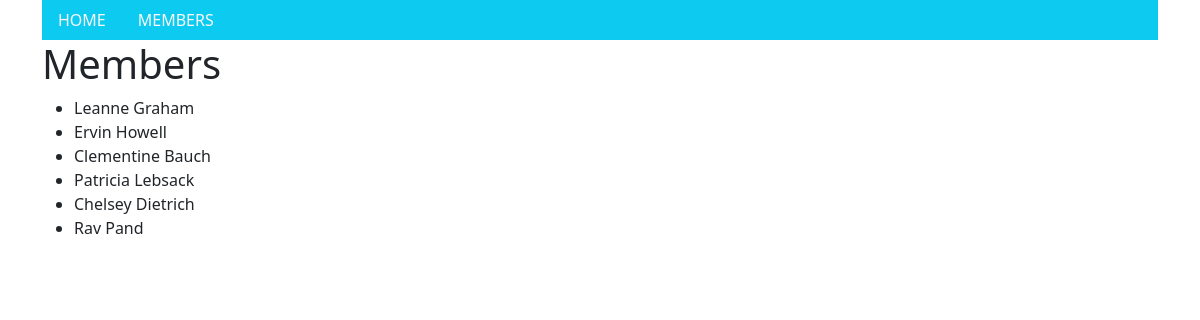
The page /members/ on the database its author committed.
### members/models.py (models this page shows, shortened)
class Member(models.Model):
    firstname = models.CharField(max_length=250)
    lastname = models.CharField(max_length=250)
    phone = models.IntegerField(null=True)
    joined_date = models.DateField(null=True)
    slug = models.SlugField(default="", null=False)

### members/views.py (the view)
# urls.py: path('members/', views.members, name='members'),
def members(request):
    mymembers = Member.objects.all().values()
    template = loader.get_template('all_members.html')
    context = {
        'mymembers': mymembers,
    }
    return HttpResponse(template.render(context, request))

### members/templates/all_members.html (shortened to what this page needs)
{% extends "master.html" %}
{% block content %}
<div class="mycard">
  <h1>Members</h1>
  <ul>
    {% for x in mymembers %}
      <li onclick="window.location = 'details/{{ x.slug }}'">{{ x.firstname }} {{ x.lastname }}</li>
    {% endfor %}
  </ul>
</div>
{% endblock %}

### members/templates/master.html (shortened to what this page needs)
{% load static %}
<!DOCTYPE html>
<html>
  <head>
    <link href="{% static '../css/bootstrap.min.css' %}" rel="stylesheet" />
  </head>
  <body>
    <div class="container">
      <ul class="nav bg-info">
        <li class="nav-item">
          <a class="nav-link link-light" href="/">HOME</a>
        </li>
        <li class="nav-item active">
          <a class="nav-link link-light" href="/members">MEMBERS</a>
        </li>
      </ul>
      {% block content %} {% endblock %}
    </div>
  </body>
</html>

### rows shown on the page
Member: firstname "Leanne", lastname "Graham"
Member: firstname "Ervin", lastname "Howell"
Member: firstname "Clementine", lastname "Bauch"
Member: firstname "Patricia", lastname "Lebsack"
Member: firstname "Chelsey", lastname "Dietrich"
Member: firstname "Rav", lastname "Pand"
